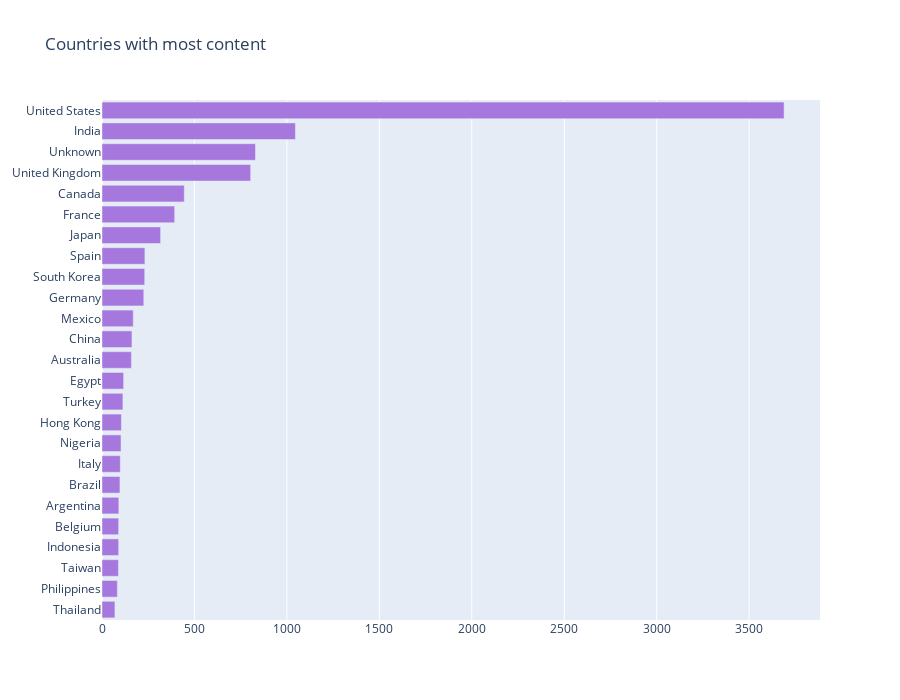

The notebook cell saved with this chart:
### Code cell
country_codes = {'afghanistan': 'AFG',
 'albania': 'ALB',
 'algeria': 'DZA',
 'american samoa': 'ASM',
 'andorra': 'AND',
 'angola': 'AGO',
 'anguilla': 'AIA',
 'antigua and barbuda': 'ATG',
 'argentina': 'ARG',
 'armenia': 'ARM',
 'aruba': 'ABW',
 'australia': 'AUS',
 'austria': 'AUT',
 'azerbaijan': 'AZE',
 'bahamas': 'BHM',
 'bahrain': 'BHR',
 'bangladesh': 'BGD',
 'barbados': 'BRB',
 'belarus': 'BLR',
 'belgium': 'BEL',
 'belize': 'BLZ',
 'benin': 'BEN',
 'bermuda': 'BMU',
 'bhutan': 'BTN',
 'bolivia': 'BOL',
 'bosnia and herzegovina': 'BIH',
 'botswana': 'BWA',
 'brazil': 'BRA',
 'british virgin islands': 'VGB',
 'brunei': 'BRN',
 'bulgaria': 'BGR',
 'burkina faso': 'BFA',
 'burma': 'MMR',
 'burundi': 'BDI',
 'cabo verde': 'CPV',
 'cambodia': 'KHM',
 'cameroon': 'CMR',
 'canada': 'CAN',
 'cayman islands': 'CYM',
 'central african republic': 'CAF',
 'chad': 'TCD',
 'chile': 'CHL',
 'china': 'CHN',
 'colombia': 'COL',
 'comoros': 'COM',
 'congo democratic': 'COD',
 'Congo republic': 'COG',
 'cook islands': 'COK',
 'costa rica': 'CRI',
 "cote d'ivoire": 'CIV',
 'croatia': 'HRV',
 'cuba': 'CUB',
 'curacao': 'CUW',
 'cyprus': 'CYP',
 'czech republic': 'CZE',
 'denmark': 'DNK',
 'djibouti': 'DJI',
 'dominica': 'DMA',
 'dominican republic': 'DOM',
 'ecuador': 'ECU',
 'egypt': 'EGY',
 'el salvador': 'SLV',
 'equatorial guinea': 'GNQ',
 'eritrea': 'ERI',
 'estonia': 'EST',
 'ethiopia': 'ETH',
 'falkland islands': 'FLK',
 'faroe islands': 'FRO',
 'fiji': 'FJI',
 'finland': 'FIN',
 'france': 'FRA',
 'french polynesia': 'PYF',
 'gabon': 'GAB',
 'gambia, the': 'GMB',
 'georgia': 'GEO',
 'germany': 'DEU',
 'ghana': 'GHA',
 'gibraltar': 'GIB',
 'greece': 'GRC',
 'greenland': 'GRL',
 'grenada': 'GRD',
 'guam': 'GUM',
 'guatemala': 'GTM',
 'guernsey': 'GGY',
 'guinea-bissau': 'GNB',
 'guinea': 'GIN',
 'guyana': 'GUY',
 'haiti': 'HTI',
 'honduras': 'HND',
 'hong kong': 'HKG',
 'hungary': 'HUN',
 'iceland': 'ISL',
 'india': 'IND',
 'indonesia': 'IDN',
 'iran': 'IRN',
 'iraq': 'IRQ',
 'ireland': 'IRL',
 'isle of man': 'IMN',
 'israel': 'ISR',
 'italy': 'ITA',
 'jamaica': 'JAM',
 'japan': 'JPN',
 'jersey': 'JEY',
 'jordan': 'JOR',
 'kazakhstan': 'KAZ',
 'kenya': 'KEN',
 'kiribati': 'KIR',
 'north korea': 'PRK',
 'south korea': 'KOR',
 'kosovo': 'KSV',
 'kuwait': 'KWT',
 'kyrgyzstan': 'KGZ',
 'laos': 'LAO',
 'latvia': 'LVA',
 'lebanon': 'LBN',
 'lesotho': 'LSO',
 'liberia': 'LBR',
 'libya': 'LBY',
 'liechtenstein': 'LIE',
 'lithuania': 'LTU',
 'luxembourg': 'LUX',
 'macau': 'MAC',
 'macedonia': 'MKD',
 'madagascar': 'MDG',
 'malawi': 'MWI',
 'malaysia': 'MYS',
 'maldives': 'MDV',
 'mali': 'MLI',
 'malta': 'MLT',
 'marshall islands': 'MHL',
 'mauritania': 'MRT',
 'mauritius': 'MUS',
 'mexico': 'MEX',
 'micronesia': 'FSM',
 'moldova': 'MDA',
 'monaco': 'MCO',
 'mongolia': 'MNG',
 'montenegro': 'MNE',
 'morocco': 'MAR',
 'mozambique': 'MOZ',
 'namibia': 'NAM',
 'nepal': 'NPL',
 'netherlands': 'NLD',
 'new caledonia': 'NCL',
 'new zealand': 'NZL',
 'nicaragua': 'NIC',
 'nigeria': 'NGA',
 'niger': 'NER',
 'niue': 'NIU',
 'northern mariana islands': 'MNP',
 'norway': 'NOR',
 'oman': 'OMN',
 'pakistan': 'PAK',
 'palau': 'PLW',
 'panama': 'PAN',
 'papua new guinea': 'PNG',
 'paraguay': 'PRY',
 'peru': 'PER',
 'philippines': 'PHL',
 'poland': 'POL',
 'portugal': 'PRT',
 'puerto rico': 'PRI',
 'qatar': 'QAT',
 'romania': 'ROU',
 'russia': 'RUS',
 'rwanda': 'RWA',
 'saint kitts and nevis': 'KNA',
 'saint lucia': 'LCA',
 'saint martin': 'MAF',
 'saint pierre and miquelon': 'SPM',
 'saint vincent and the grenadines': 'VCT',
 'samoa': 'WSM',
 'san marino': 'SMR',
 'sao tome and principe': 'STP',
 'saudi arabia': 'SAU',
 'senegal': 'SEN',
 'serbia': 'SRB',
 'seychelles': 'SYC',
 'sierra leone': 'SLE',
 'singapore': 'SGP',
 'sint maarten': 'SXM',
 'slovakia': 'SVK',
 'slovenia': 'SVN',
 'solomon islands': 'SLB',
 'somalia': 'SOM',
 'south africa': 'ZAF',
 'south sudan': 'SSD',
 'spain': 'ESP',
 'sri lanka': 'LKA',
 'sudan': 'SDN',
 'suriname': 'SUR',
 'swaziland': 'SWZ',
 'sweden': 'SWE',
 'switzerland': 'CHE',
 'syria': 'SYR',
 'taiwan': 'TWN',
 'tajikistan': 'TJK',
 'tanzania': 'TZA',
 'thailand': 'THA',
 'timor-leste': 'TLS',
 'togo': 'TGO',
 'tonga': 'TON',
 'trinidad and tobago': 'TTO',
 'tunisia': 'TUN',
 'turkey': 'TUR',
 'turkmenistan': 'TKM',
 'tuvalu': 'TUV',
 'uganda': 'UGA',
 'ukraine': 'UKR',
 'united arab emirates': 'ARE',
 'united kingdom': 'GBR',
 'united states': 'USA',
 'uruguay': 'URY',
 'uzbekistan': 'UZB',
 'vanuatu': 'VUT',
 'venezuela': 'VEN',
 'vietnam': 'VNM',
 'virgin islands': 'VGB',
 'west bank': 'WBG',
 'yemen': 'YEM',
 'zambia': 'ZMB',
 'zimbabwe': 'ZWE'}

## countries 
from collections import Counter
colorscale = ["#f7fbff", "#ebf3fb", "#deebf7", "#d2e3f3", "#c6dbef", "#b3d2e9", "#9ecae1",
    "#85bcdb", "#6baed6", "#57a0ce", "#4292c6", "#3082be", "#2171b5", "#1361a9",
    "#08519c", "#0b4083", "#08306b"
]
    
def geoplot(ddf):
    country_with_code, country = {}, {}
    shows_countries = ", ".join(ddf['country'].dropna()).split(", ")
    for c,v in dict(Counter(shows_countries)).items():
        code = ""
        if c.lower() in country_codes:
            code = country_codes[c.lower()]
        country_with_code[code] = v
        country[c] = v

    data = [dict(
            type = 'choropleth',
            locations = list(country_with_code.keys()),
            z = list(country_with_code.values()),
            colorscale = [[0,"rgb(5, 10, 172)"],[0.65,"rgb(40, 60, 190)"],[0.75,"rgb(70, 100, 245)"],\
                        [0.80,"rgb(90, 120, 245)"],[0.9,"rgb(106, 137, 247)"],[1,"rgb(220, 220, 220)"]],
            autocolorscale = False,
            reversescale = True,
            marker = dict(
                line = dict (
                    color = 'gray',
                    width = 0.5
                ) ),
            colorbar = dict(
                autotick = False,
                title = ''),
          ) ]

    layout = dict(
        title = '',
        geo = dict(
            showframe = False,
            showcoastlines = False,
            projection = dict(
                type = 'Mercator'
            )
        )
    )

    fig = dict( data=data, layout=layout )
    iplot( fig, validate=False, filename='d3-world-map' )
    return country

country_vals = geoplot(df)
tabs = Counter(country_vals).most_common(25)

labels = [_[0] for _ in tabs][::-1]
values = [_[1] for _ in tabs][::-1]
trace1 = go.Bar(y=labels, x=values, orientation="h", name="", marker=dict(color="#a678de"))

data = [trace1]
layout = go.Layout(title="Countries with most content", height=700, legend=dict(x=0.1, y=1.1, orientation="h"))
fig = go.Figure(data, layout=layout)
fig.show()

### Figure 1 — Plotly figure (JSON) as saved in the notebook; plotly's stock layout.template omitted (floating-point values rounded to 4 significant figures)
{"data": [{"marker": {"color": "#a678de"}, "name": "", "orientation": "h", "type": "bar", "x": [70, 83, 89, 90, 90, 91, 97, 99, 103, 105, 113, 117, 159, 162, 169, 226, 231, 232, 317, 393, 445, 804, 830, 1046, 3689], "y": ["Thailand", "Philippines", "Taiwan", "Indonesia", "Belgium", "Argentina", "Brazil", "Italy", "Nigeria", "Hong Kong", "Turkey", "Egypt", "Australia", "China", "Mexico", "Germany", "South Korea", "Spain", "Japan", "France", "Canada", "United Kingdom", "Unknown", "India", "United States"]}], "layout": {"height": 700, "legend": {"orientation": "h", "x": 0.1, "y": 1.1}, "title": {"text": "Countries with most content"}}}
